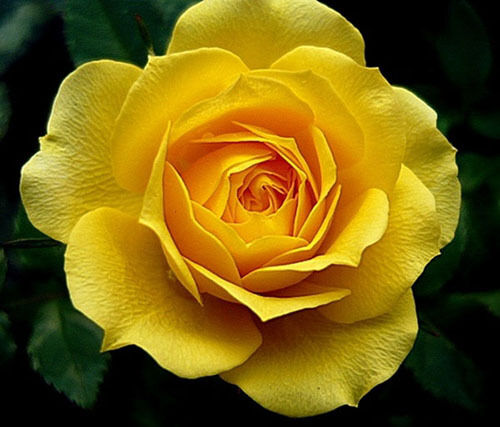
#> input picture images/flower_yellow.jpeg, 500 x 427 px
$ python flower_segment.py
#> lines starting #> are read from the running program, lines starting #| are printed output that depends on the picture
import numpy as np
import cvxpy as cp
import matplotlib.pyplot as plt
import time
from matplotlib.animation import FuncAnimation, writers
from skimage import io
from chan_vese import chan_vese

def updatefig(frame):
    im.set_array(phi_list[frame] > 0)
    return im,

def calc_seg_average(seg, im):
     avr_inside = np.average(seg*im)
     avr_outside = np.average((seg == 0)*im)

     return avr_outside, avr_inside

def dice_score(segmentation, ground_truth):
    accuracy = np.sum(segmentation==ground_truth)/(segmentation.size)
    return accuracy

# Import image
img = io.imread('images/flower_yellow.jpeg', as_gray = True)
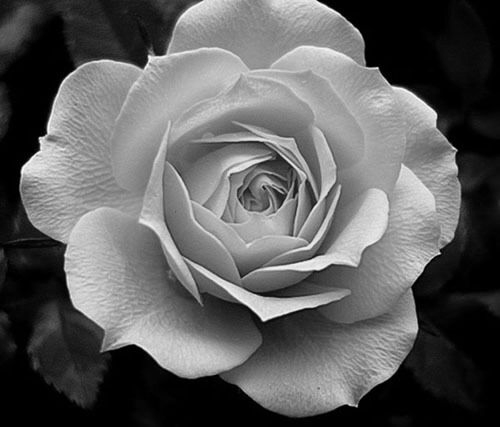
#> img: shape (427, 500) float64; min 0, max 0.985, mean 0.37
#> (the run stopped early here; a loop or call above may not have finished)

$ run again, with images/IMG_8461.jpg copied over images/flower_yellow.jpeg
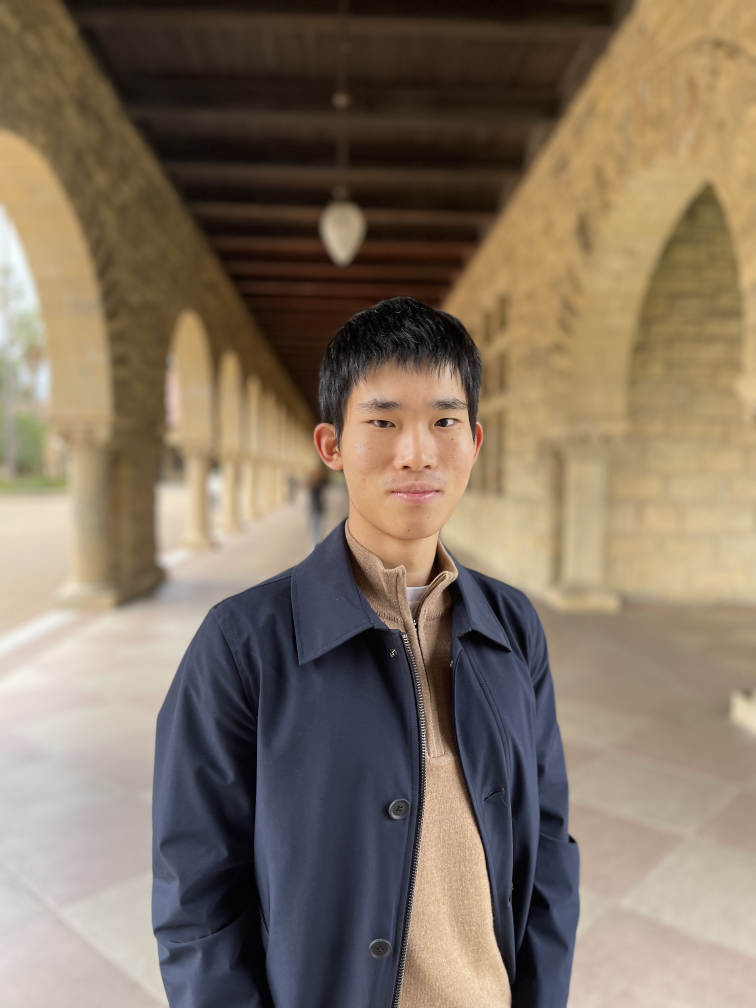
#> input picture images/IMG_8461.jpg, 3024 x 4032 px (shown at 1/4 size)
#> `img = io.imread('images/flower_yellow.jpeg', as_gray = True)`:
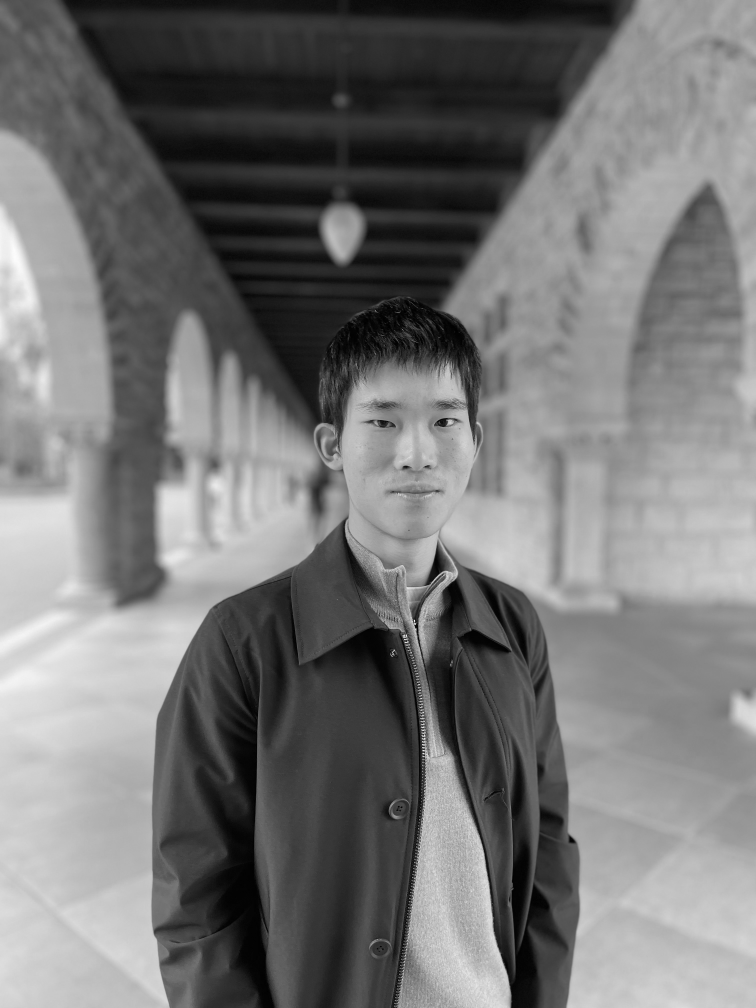
#> img: shape (4032, 3024) float64 (shown at 1/4 size); min 0, max 1, mean 0.461

$ run again, with images/cow.png saved as images/flower_yellow.jpeg
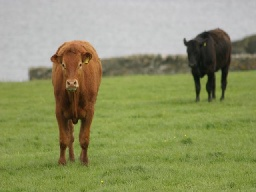
#> input picture images/cow.png, 256 x 192 px
#> `img = io.imread('images/flower_yellow.jpeg', as_gray = True)`:
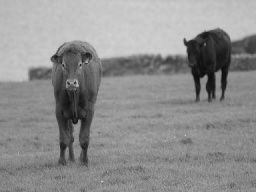
#> img: shape (192, 256) float64; min 0.0471, max 0.818, mean 0.561
